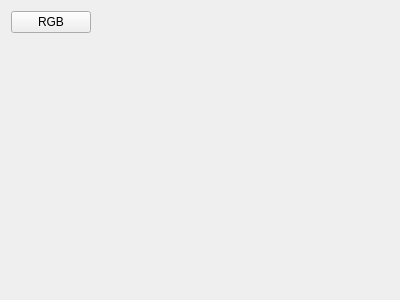
<?xml version="1.0" encoding="UTF-8"?>
<ui version="4.0">
 <class>Widget</class>
 <widget class="QWidget" name="Widget">
  <property name="geometry">
   <rect>
    <x>0</x>
    <y>0</y>
    <width>400</width>
    <height>300</height>
   </rect>
  </property>
  <property name="windowTitle">
   <string>Widget</string>
  </property>
  <layout class="QVBoxLayout" name="verticalLayout">
   <item>
    <layout class="QHBoxLayout" name="horizontalLayout">
     <item>
      <widget class="QPushButton" name="RGB_PushButton">
       <property name="text">
        <string>RGB</string>
       </property>
      </widget>
     </item>
     <item>
      <spacer name="horizontalSpacer">
       <property name="orientation">
        <enum>Qt::Horizontal</enum>
       </property>
       <property name="sizeHint" stdset="0">
        <size>
         <width>40</width>
         <height>20</height>
        </size>
       </property>
      </spacer>
     </item>
    </layout>
   </item>
   <item>
    <spacer name="verticalSpacer">
     <property name="orientation">
      <enum>Qt::Vertical</enum>
     </property>
     <property name="sizeHint" stdset="0">
      <size>
       <width>20</width>
       <height>248</height>
      </size>
     </property>
    </spacer>
   </item>
  </layout>
 </widget>
 <layoutdefault spacing="6" margin="11"/>
 <resources/>
 <connections/>
</ui>
